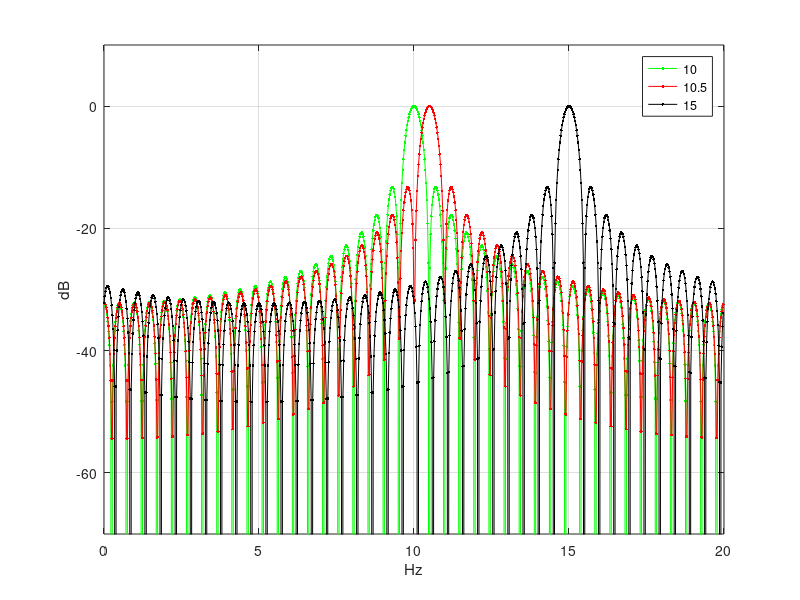

The MATLAB source for this figure:
clc;close all,clear all;

f1 = 10; % 频率
f2=10.5;
f3=15;
amplitude = 1; % 幅度
fs = 20; % 采样率
duration = 2; % 采样时长
% 生成时间向量
t = 0:1/fs:duration;
% 生成复信号正弦波
y1=exp(j*2*pi*f1*t);
y2=exp(j*2*pi*f2*t);
y3=exp(j*2*pi*f3*t);

N = 20;
N1=N*length(y1);
fft_s1=abs(fft(y1, N1));
fx1 = linspace(0,fs-fs/N1,N1);
ffs1_dB=20*log10(fft_s1/max(fft_s1));
figure;
plot(fx1,ffs1_dB,'g.-');
hold on;

N2=N*length(y2);
fft_s2=abs(fft(y2, N2));
fx2 = linspace(0,fs-fs/N2,N2);
ffs2_dB=20*log10(fft_s2/max(fft_s2));
plot(fx2,ffs2_dB,'r.-');
hold on;

N3=N*length(y3);
fft_s3=abs(fft(y3, N3));
fx3 = linspace(0,fs-fs/N3,N3);
ffs3_dB=20*log10(fft_s3/max(fft_s3));
plot(fx3,ffs3_dB,'black.-');

ylim([-70 10]);
xlabel('Hz');
ylabel('dB');
legend('10','10.5','15');
zoom on;grid on;